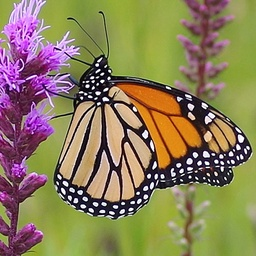
#> input picture Images/monarch.jpg, 256 x 256 px, shrunk from 500 x 500 before the run
$ python test_example.py
#> lines starting #> are read from the running program, lines starting #| are printed output that depends on the picture
### plot_assest.py
import numpy as np
import matplotlib.pyplot as plt
from matplotlib.widgets import Slider
from kernels import *
from conv_func import *

color = '#0066cc'
weight = 'bold'
plt.rcParams['savefig.dpi'] = 200
plt.rcParams['figure.facecolor'] = '#22222200'
plt.rcParams['axes.edgecolor'] = color
plt.rcParams['axes.labelcolor'] = color
plt.rcParams['axes.titlecolor'] = color
plt.rcParams['xtick.color'] = color
plt.rcParams['ytick.color'] = color
plt.rcParams['font.weight'] = weight
plt.rcParams['axes.labelweight'] = weight
plt.rcParams['axes.titleweight'] = weight


def Plot_Kernals(URL):
#> called with URL = 'Images/monarch.jpg'
    image = plt.imread(URL)
#> image is the input picture: shape (256, 256, 3); mean R, G, B 139.6, 126, 89.2
    grayscale = np.mean(image,axis=-1)
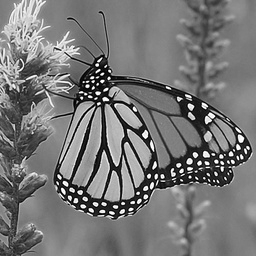
#> grayscale: shape (256, 256) float64; min 0.333, max 255, mean 118.3

    imgs_stack = []
    for k in kernel:
        img2 = np.clip(convolution(grayscale,k,stride=(1,1),mode = 'same'),0,255)
        img2 = np.repeat(np.expand_dims(img2,axis=-1),3,axis=-1).astype(int)
        imgs_stack.append(img2)
#> this loop made 16 passes
#> pass 1, in convolution, `img = pad(img,p_x=p[0],p_y=p[1])`:
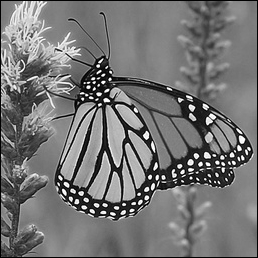
#> img: shape (258, 258) float64; min 0, max 255, mean 116.4
#> pass 2, in Plot_Kernals, `img2 = np.clip(convolution(grayscale,k,stride=(1,1),mode = 'same'),0,2..`:
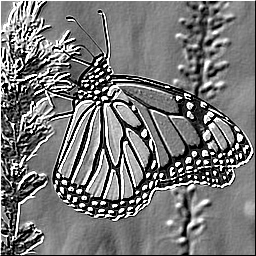
#> img2: shape (256, 256) float64; min 0, max 255, mean 119.4
#> after the loop, imgs_stack = 16 items

    fig = plt.figure()
    ax = plt.subplot2grid((15,15),(0,1), colspan=14, rowspan=15)
    ax.imshow(imgs_stack[0])
    ax.set_title('original')
    ax.yaxis.set_visible(False)
    ax.xaxis.set_visible(False)


    dataSlider_ax = plt.subplot2grid((15,15),(0,0), colspan=1, rowspan=15,facecolor='lightgray')
    dataSlider = Slider(ax=dataSlider_ax,label='',valmin=0,valmax=len(kernel) - 1, valinit=0,valstep=1,orientation='vertical',visible = False)
    dataSlider.valtext.set_visible(False)
    dataSlider_ax.set_title('kernel')
    dataSlider_ax.set_yticks(range(len(kernel)))
    dataSlider_ax.set_yticklabels(kernelname)
    dataSlider_ax.yaxis.set_visible(True)
    idx = [dataSlider_ax.plot([0,20],[0,0],linewidth = 10,color=color)]


    # [7 lines left out: function update, not called in this run]


    dataSlider.on_changed(update)

    fig.tight_layout()
    plt.show()
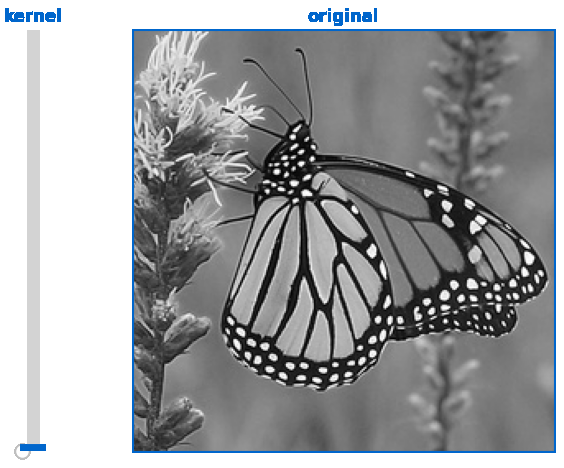
#> figure drawn by matplotlib, 2 panels

### conv_func.py
import numpy as np


def pad(img,p_x = 0, p_y =0):
    padded = np.zeros((img.shape[0] + 2*p_x,img.shape[1] + 2*p_y))
    padded[p_x:img.shape[0] + p_x,p_y:img.shape[1] + p_y] = img
    return padded


def convolution(img, kernel , stride =(1,1),dilation =(1,1),mode='valid'):
    if not (mode in ['valid','same','full']):
        raise ValueError('mode must be either "valid", "same" or "full"')

    if mode == 'full':
        p = [((img.shape[0] + kernel.shape[0] - 1)//stride[0] * stride[0] + kernel.shape[0] - img.shape[0])//2,
            ((img.shape[1] + kernel.shape[1] - 1)//stride[1] * stride[1] + kernel.shape[1] - img.shape[1])//2]
        img = pad(img,p_x=p[0],p_y=p[1])

    elif mode == 'same':
        p = [((img.shape[0]//stride[0])* stride[0] + kernel.shape[0] - img.shape[0])//2,
            ((img.shape[1]//stride[0])* stride[1] + kernel.shape[1] - img.shape[1])//2]
        img = pad(img,p_x=p[0],p_y=p[1])

    output_shape = [(img.shape[0] - dilation[0]*(kernel.shape[0] - 1) - 1)//stride[0] + 1
                    ,(img.shape[1] - dilation[1]*(kernel.shape[1] - 1) - 1)//stride[1] + 1]

    output = np.zeros(output_shape)
    for i in range(output.shape[0]):
        for j in range(output.shape[1]):
            output[i,j] = np.sum(img[i*stride[0]:i*stride[0] + kernel.shape[0],j*stride[1]:j*stride[1] + kernel.shape[1]] * kernel)

    return output

### test_example.py
import os
from plot_assest import Plot_Kernals

dir_path = os.path.dirname(os.path.realpath(__file__))

Plot_Kernals(dir_path + '/Images/monarch.jpg')
